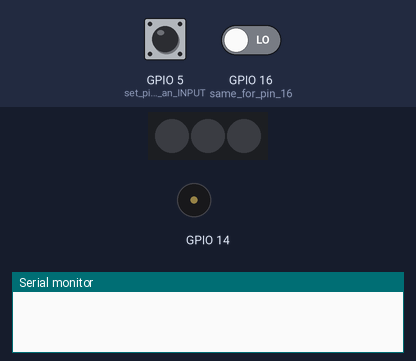
A sketch run on a simulated ESP8266 (NodeMCU). Parts: 3 RGB LEDs in strip order, left to right, buzzer (waves = sounding), the last lines printed to the serial monitor. The test bench sets the inputs (shaded band); at power-on: GPIO 16 (same_for_pin_16) LOW, GPIO 5 (set_pin_5_as_an_INPUT) LOW. Dim RGB values are drawn brighter than linear.

Above: at 1.2 s.
1.3 s: GPIO 16 (same_for_pin_16) driven HIGH
At 1.5 s:
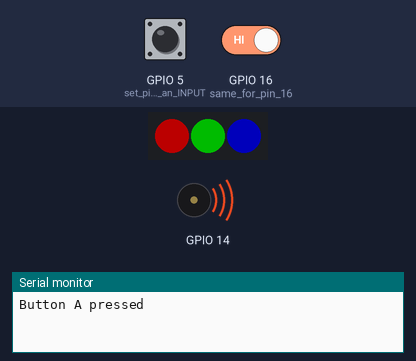
4.3 s: GPIO 5 (set_pin_5_as_an_INPUT) pulled HIGH for 1 s
At 4.7 s:
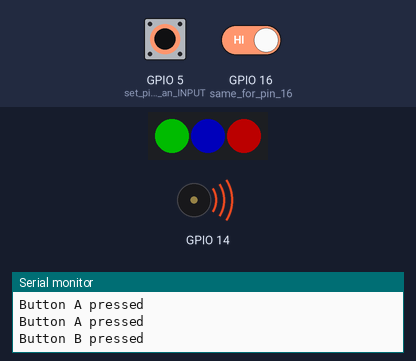
7.3 s: GPIO 16 (same_for_pin_16) driven LOW
At 8.3 s:
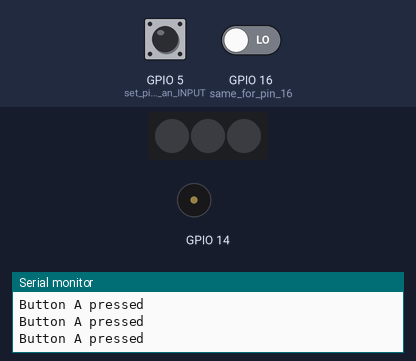
8.8 s: GPIO 5 (set_pin_5_as_an_INPUT) pulled HIGH for 3.2 s
At 9.0 s:
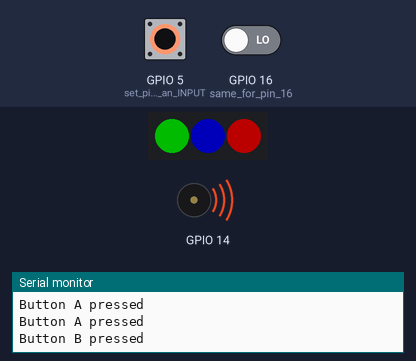
Timing chart, 0 to 13.5 s (numbered marks = the images above; inputs shaded):
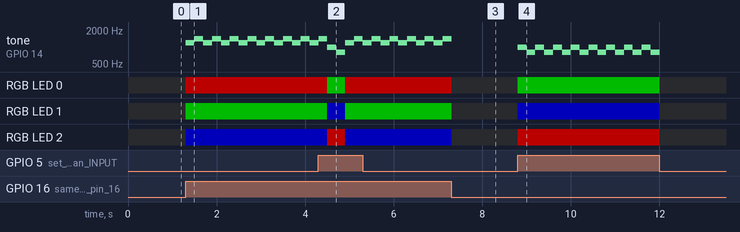

The sketch:

Basic_test_V2.ino
```cpp
/*
  This code validates that everything is working fine.
*/
#include <ESP8266WiFi.h>
#include <Adafruit_MQTT.h>
#include <Adafruit_MQTT_Client.h>
#include <Adafruit_Sensor.h>
#include <Adafruit_NeoPixel.h>
#include <DHT.h>
#include <DHT_U.h>
#include <SPI.h>
#define PIN 2
#define NUMPIXELS 3

//declaring "pixels" as a NeoPixel
Adafruit_NeoPixel pixels = Adafruit_NeoPixel(NUMPIXELS, PIN, NEO_GRB + NEO_KHZ800);

void setup()
{
  pinMode(5, INPUT);  //set pin 5 as an INPUT
  pinMode(16, INPUT); //same for pin 16

  Serial.begin(9600); //initialize Serial conversation at 9600 bauds per second

  pixels.begin();                   //initialize the neoPixels
  pixels.setPixelColor(0, 0, 0, 0); //set the 1st neoPixel color to nothing
  pixels.setPixelColor(1, 0, 0, 0); //set the 2nd neoPixel color to nothing
  pixels.setPixelColor(2, 0, 0, 0); //set the 3rd neoPixel color to nothing
  pixels.show();                    //display the colors set in the previous lines
}

void loop()
{
  if (digitalRead(5) == HIGH) //check state for Pin 5, where we have the first button connected
  //code that runs if the statement above is true (a.k.a. the button is pressed)
  {
    Serial.println("Button B pressed");
    pixels.setPixelColor(0, 0, 75, 0);
    pixels.setPixelColor(1, 0, 0, 75);
    pixels.setPixelColor(2, 75, 0, 0);
    pixels.show();
    tone(14, 1000);
    delay(200);
    tone(14, 800);
    delay(200);
    noTone(14);
  }
  else
  //code that runs if the statement above is false (a.k.a. the button is not pressed)
  {
    noTone(14);
    pixels.setPixelColor(0, 0, 0, 0);
    pixels.setPixelColor(1, 0, 0, 0);
    pixels.setPixelColor(2, 0, 0, 0);
    pixels.show();
  }

  if (digitalRead(16) == HIGH)
  {
    Serial.println("Button A pressed");
    pixels.setPixelColor(0, 75, 0, 0);
    pixels.setPixelColor(1, 0, 75, 0);
    pixels.setPixelColor(2, 0, 0, 75);
    pixels.show();
    tone(14, 1200);
    delay(200);
    tone(14, 1400);
    delay(200);
    noTone(14);
  }
  else
  {
    noTone(14);
    pixels.setPixelColor(0, 0, 0, 0);
    pixels.setPixelColor(1, 0, 0, 0);
    pixels.setPixelColor(2, 0, 0, 0);
    pixels.show();
  }
}
```

Measured:
- after the input at 1.3 s, tone on GPIO 14: alternates 1400 Hz for 0.20 s and 1200 Hz for 0.20 s, starting at once; RGB LED 0: off → RGB(75, 0, 0) at once; RGB LED 1: off → RGB(0, 75, 0) at once; RGB LED 2: off → RGB(0, 0, 75) at once
- after the input at 4.3 s, RGB LED 0: RGB(75, 0, 0) → RGB(0, 75, 0) after 0.20 s, → RGB(75, 0, 0) 0.40 s later; RGB LED 1: RGB(0, 75, 0) → RGB(0, 0, 75) after 0.20 s, → RGB(0, 75, 0) 0.40 s later; RGB LED 2: RGB(0, 0, 75) → RGB(75, 0, 0) after 0.20 s, → RGB(0, 0, 75) 0.40 s later
- after the input at 7.3 s, RGB LED 0: RGB(75, 0, 0) → off at once; RGB LED 1: RGB(0, 75, 0) → off at once; RGB LED 2: RGB(0, 0, 75) → off at once
- after the input at 8.8 s, tone on GPIO 14: silent → 1000 Hz at once, then repeats every 0.40 s: 800 Hz 0.20 s, 1000 Hz 0.20 s, until it stays silent from 12.0 s; RGB LED 0: off → RGB(0, 75, 0) at once, → off 3.2 s later; RGB LED 1: off → RGB(0, 0, 75) at once, → off 3.2 s later; RGB LED 2: off → RGB(75, 0, 0) at once, → off 3.2 s later
